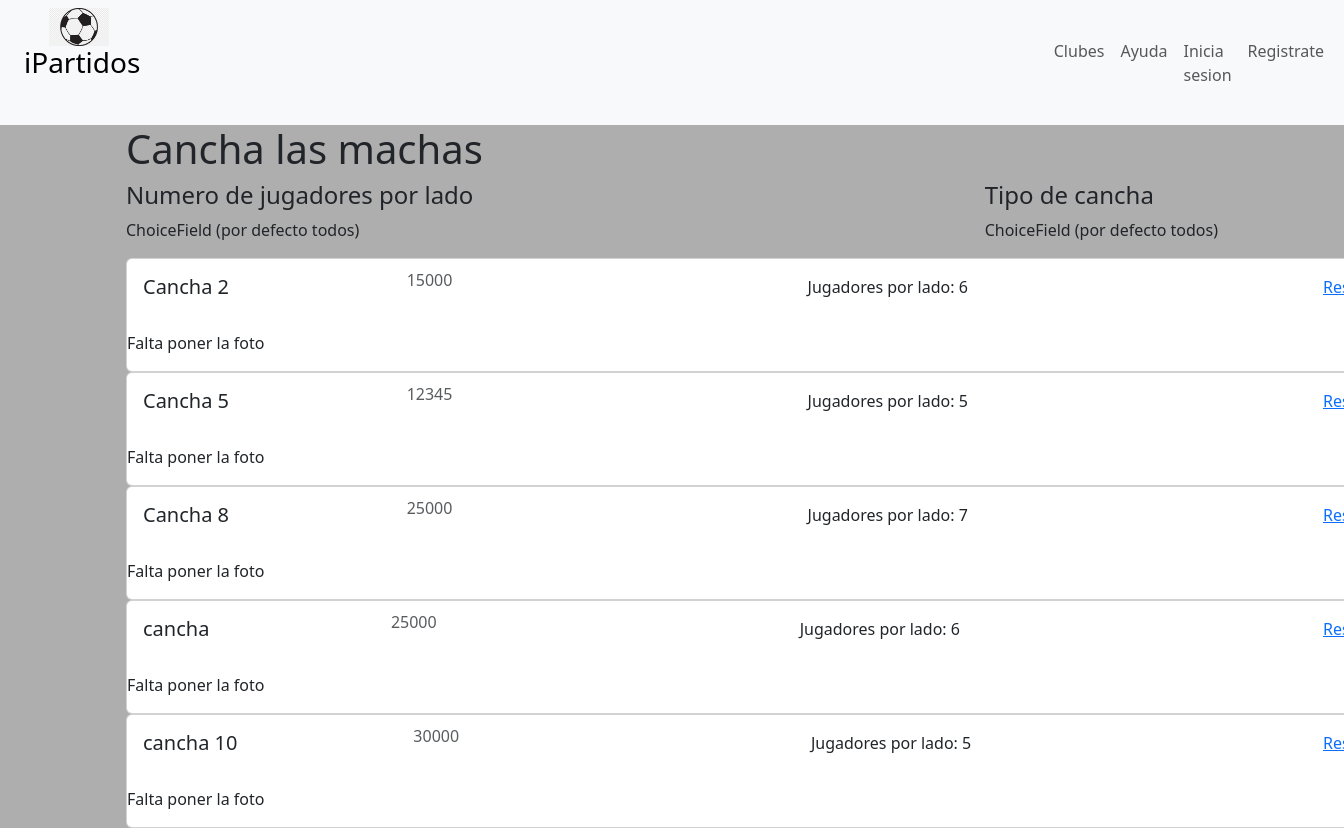
The app's page /clubes/clubFields/2, older data.
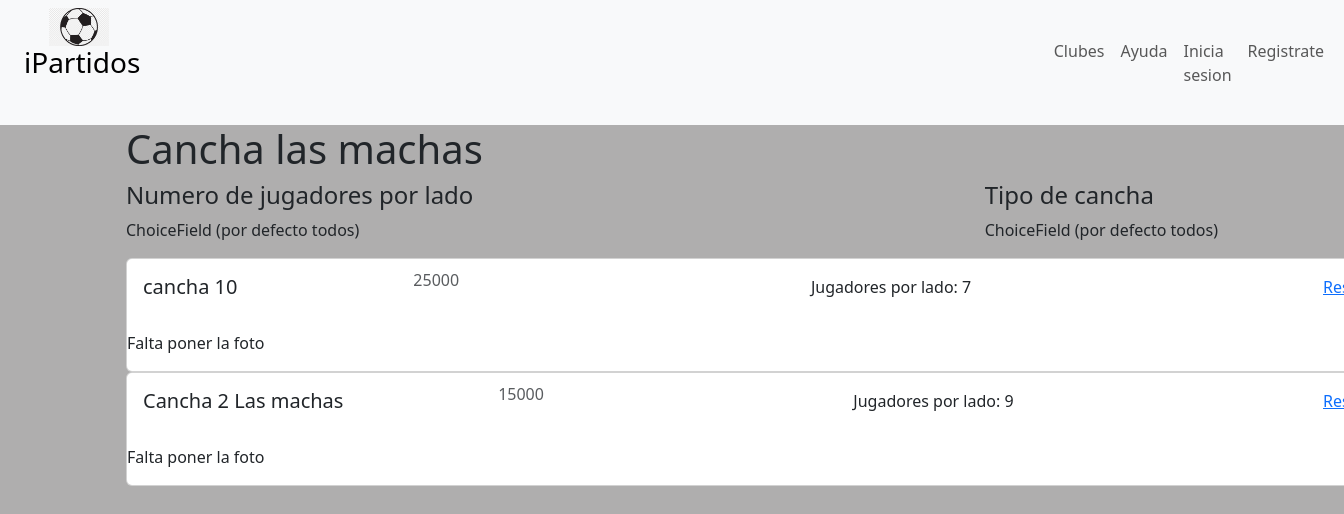
The same page, newer data.
### canchas/models.py (models this page shows, shortened)
class Field(models.Model):
    id = models.AutoField(primary_key=True)
    name = models.CharField(max_length=100, default='', null=True, blank=True)
    description = models.CharField(max_length=100, default='', null=True, blank=True)
    groundType = models.CharField(max_length=100, default='', null=False, blank=True)
    fieldPhoto = models.ImageField(upload_to='field_photos', null=True, blank=True)
    price = models.IntegerField()
    isActive = models.BooleanField(default=True)
    playersPerSide = models.IntegerField(default=0)  # Provide a default value
    tenant = models.ForeignKey('registration.Tenant', on_delete=models.CASCADE, related_name='tenant_fields', null=True)

### clubes/views.py (the view)
# urls.py: path('clubFields/<int:pk>', ClubClientDetailView.as_view(), name='field_detail')
class ClubClientDetailView(DetailView):
    model = Tenant
    template_name = 'clubes/club_clientDetailView.html'
    def get_context_data(self, **kwargs):
        context = super().get_context_data(**kwargs)
        context['fields'] = Field.objects.filter(tenant=self.object)
        context['club'] = self.object.tenant
        return context

### clubes/templates/clubes/club_clientDetailView.html
{% extends 'core/base.html' %}
{% block content %}
    <div class="container">
        <div class="row">
            <div class="col-md-12">
                <h1>{{ club.clubName }}</h1>
                <div style="display: flex; justify-content: space-between;">
                    <div>
                        <h4>Numero de jugadores por lado</h4>
                        <p>ChoiceField (por defecto todos)</p>
                    </div>
                    <div>
                        <h4>Tipo de cancha</h4>
                        <p>ChoiceField (por defecto todos)</p>
                    </div>
                </div>
                {% for field in fields %}
                    {% if field.isActive == True %}
                    <div class="card" style="width: 80rem;">
                        <div class="card-body">
                            <h5 class="card-title">{{ field.name }}</h5>
                            <h6 class="card-subtitle mb-2 text-body-secondary">{{ field.price }}</h6>
                            <p class="card-text">
                            <p>Jugadores por lado: {{ field.playersPerSide }} </p>
                            </p>
                            <a href="{% url 'reservation' field.id %}"> Reservar </a>
                        </div>
                        <p>Falta poner la foto</p>
                    </div>
                    {% endif %}
                {% empty %}
                    <p>No hay canchas disponibles.</p>
                {% endfor %}
            </div>
        </div>
    </div>
{% endblock %}

Row changes from the older to the newer data that the page shows:
removed Field: name "Cancha 2", price "15000", playersPerSide "6"
removed Field: name "Cancha 5", price "12345", playersPerSide "5"
removed Field: name "Cancha 8", price "25000", playersPerSide "7"
removed Field: name "cancha", price "25000", playersPerSide "6"
changed Field "cancha 10": price "30000" → "25000"; playersPerSide "5" → "7"
added Field: name "Cancha 2 Las machas", price "15000", playersPerSide "9"
